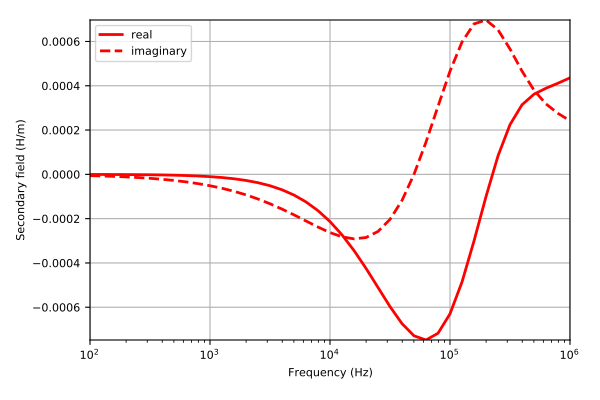

Write the Python code that produced this figure.
# Here, we define an z-oriented magnetic dipole at (0, 0, 0) and plot
# the secondary magnetic field at multiple frequencies at (5, 0, 0).

from geoana.em.fdem import MagneticDipoleHalfSpace
from geoana.utils import ndgrid
from geoana.plotting_utils import plot2Ddata
import numpy as np
import matplotlib.pyplot as plt

# Let us begin by defining the electric current dipole.

frequency = np.logspace(2, 6, 41)
location = np.r_[0., 0., 0.]
orientation = np.r_[0., 0., 1.]
moment = 1.
sigma = 1.0
simulation = MagneticDipoleHalfSpace(
    frequency, location=location, orientation=orientation,
    moment=moment, sigma=sigma
)

# Now we define the receiver location and plot the secondary field.

xyz = np.c_[5, 0, 0]
H = simulation.magnetic_field(xyz, field='secondary')

# Finally, we plot the real and imaginary components of the magnetic field.

fig = plt.figure(figsize=(6, 4))
ax1 = fig.add_axes([0.15, 0.15, 0.8, 0.8])
ax1.semilogx(frequency, np.real(H[:, 2]), 'r', lw=2)
ax1.semilogx(frequency, np.imag(H[:, 2]), 'r--', lw=2)
ax1.set_xlabel('Frequency (Hz)')
ax1.set_ylabel('Secondary field (H/m)')
ax1.grid()
ax1.autoscale(tight=True)
ax1.legend(['real', 'imaginary'])
